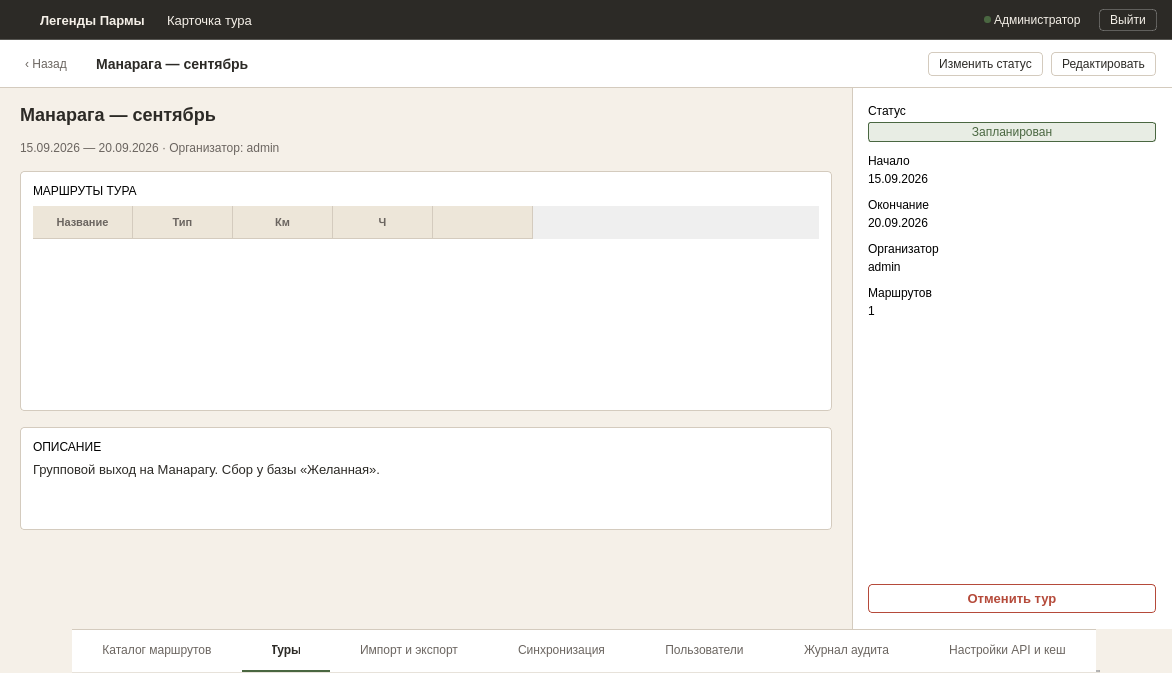
<?xml version="1.0" encoding="UTF-8"?>
<ui version="4.0">
 <class>MainWindow</class>
 <widget class="QMainWindow" name="MainWindow">
  <property name="geometry">
   <rect>
    <x>0</x>
    <y>0</y>
    <width>1172</width>
    <height>673</height>
   </rect>
  </property>
  <property name="windowTitle">
   <string>TourCardWindow</string>
  </property>
  <property name="styleSheet">
   <string notr="true">#centralwidget { background-color: #F5F0E8; }
#headerFrame { background-color: #2C2A26; border-bottom: 1px solid rgba(255,255,255,0.2); }
#headerFrame QLabel { color: #F5F0E8; border: none; }
#logout_btn { background-color: transparent; color: #F5F0E8; border: 1px solid rgba(255, 255, 255, 0.25); padding: 3px 10px; font-size: 12px; border-radius: 4px; }
#logout_btn:hover { background-color: rgba(255, 255, 255, 0.08); border: 1px solid rgba(255, 255, 255, 0.4); }
#logout_btn:pressed { background-color: rgba(255, 255, 255, 0.12); border: 1px solid rgba(255, 255, 255, 0.5); }
#logout_btn:focus { border: 1px dashed #F5F0E8; }

#toolbarFrame { background-color: #FFFFFF; border-bottom: 1px solid #D4CBBE; }
#btn_back { padding: 3px 9px; font-size: 12px; color: #6B6560; background: transparent; border: none; }
#btn_back:hover { background: #F5F0E8; color: #2C2A26; }
#lbl_toolbar_title { font-size: 14px; font-weight: 600; color: #2C2A26; margin-left: 8px; }
#btn_change_status, #btn_edit { background: #FFFFFF; color: #2C2A26; border: 1px solid #D4CBBE; padding: 4px 10px; font-size: 12px; border-radius: 4px; }
#btn_change_status:hover, #btn_edit:hover { background: #F5F0E8; border: 1px solid #4A6741; }

#leftPanel { background-color: #F5F0E8; }
#rightPanel { background-color: #FFFFFF; border-left: 1px solid #D4CBBE; }

#lbl_main_title { font-size: 18px; font-weight: 600; color: #2C2A26; }
#lbl_meta { font-size: 12px; color: #6B6560; }

#routesFrame, #descFrame { background-color: #FFFFFF; border: 1px solid #D4CBBE; border-radius: 4px; }
QLabel[styleClass="sectionTitle"] { font-size: 11px; font-weight: 600; color: #6B6560; margin-bottom: 8px; }
#lbl_desc_text { font-size: 13px; color: #2C2A26; }

QTableWidget { background-color: #FFFFFF; border: none; outline: none; gridline-color: #D4CBBE; }
QHeaderView::section { background-color: #EDE6D9; color: #6B6560; font-size: 11px; font-weight: 600; border: none; border-bottom: 1px solid #D4CBBE; border-right: 1px solid #D4CBBE; padding: 7px 10px; text-align: left; }
QTableWidget::item { border-bottom: 1px solid #D4CBBE; padding: 7px 10px; color: #2C2A26; font-size: 12px; }
QTableWidget::item:hover { background-color: #EDE6D9; }
QTableWidget::item:selected { background-color: #E8EDE4; color: #2C2A26; }
QTableWidget QPushButton { background-color: #FFFFFF; color: #2C2A26; border: 1px solid #D4CBBE; border-radius: 4px; padding: 3px 9px; font-size: 12px; }
QTableWidget QPushButton:hover { border: 1px solid #4A6741; background-color: #F5F0E8; }

QLabel[styleClass="statLabel"] { font-size: 11px; color: #6B6560; }
QLabel[styleClass="statValue"] { font-size: 13px; color: #2C2A26; }
#lbl_status_badge { font-size: 12px; color: #4A6741; background-color: #E8EDE4; border: 1px solid #4A6741; padding: 2px 8px; border-radius: 3px; }

#btn_cancel_tour { background-color: #FFFFFF; color: #B54A3A; border: 1px solid #B54A3A; padding: 6px 12px; font-size: 13px; border-radius: 4px; font-weight: 600; }
#btn_cancel_tour:hover { background-color: #F5E8E6; }

QTabWidget::panel { border: none; background-color: #FFFFFF; }
QTabBar { background-color: #FFFFFF; border: none; }
QTabBar::tab { height: 40px; background-color: #FFFFFF; color: #6B6560; font-size: 12px; font-weight: normal; padding: 0px 30px; border: none; border-bottom: 2px solid transparent; border-top: 1px solid #D4CBBE; text-align: center; }
QTabBar::tab:hover { color: #2C2A26; }
QTabBar::tab:selected { color: #2C2A26; font-weight: 600; border-bottom: 2px solid #4A6741; }</string>
  </property>
  <widget class="QWidget" name="centralwidget">
   <layout class="QVBoxLayout" name="verticalLayout">
    <property name="spacing"><number>0</number></property>
    <property name="leftMargin"><number>0</number></property>
    <property name="topMargin"><number>0</number></property>
    <property name="rightMargin"><number>0</number></property>
    <property name="bottomMargin"><number>0</number></property>

    <item>
     <widget class="QFrame" name="headerFrame">
      <property name="minimumSize"><size><width>0</width><height>40</height></size></property>
      <property name="maximumSize"><size><width>16777215</width><height>40</height></size></property>
      <layout class="QHBoxLayout" name="horizontalLayout">
       <property name="spacing"><number>0</number></property>
       <property name="leftMargin"><number>15</number></property>
       <property name="topMargin"><number>0</number></property>
       <property name="rightMargin"><number>15</number></property>
       <property name="bottomMargin"><number>0</number></property>
       <item>
        <widget class="QPushButton" name="logo">
         <property name="minimumSize"><size><width>22</width><height>22</height></size></property>
         <property name="maximumSize"><size><width>22</width><height>22</height></size></property>
         <property name="styleSheet"><string notr="true">QPushButton { background: transparent; margin-right: 12px; border: none; }</string></property>
         <property name="text"><string/></property>
         <property name="icon">
          <iconset resource="../qrc/login_res.qrc">
           <normaloff>:/login/icons/logo.png</normaloff>:/login/icons/logo.png</iconset>
         </property>
         <property name="iconSize"><size><width>18</width><height>18</height></size></property>
        </widget>
       </item>
       <item>
        <widget class="QLabel" name="name">
         <property name="styleSheet"><string notr="true">font-size: 13px; font-weight: bold; margin-right: 15px;</string></property>
         <property name="text"><string>Легенды Пармы</string></property>
        </widget>
       </item>
       <item>
        <widget class="QLabel" name="name_chart">
         <property name="styleSheet"><string notr="true">font-size: 13px; margin-right: 10px;</string></property>
         <property name="text"><string>Карточка тура</string></property>
        </widget>
       </item>
       <item>
        <spacer name="horizontalSpacer">
         <property name="orientation"><enum>Qt::Orientation::Horizontal</enum></property>
         <property name="sizeHint" stdset="0"><size><width>40</width><height>20</height></size></property>
        </spacer>
       </item>
       <item>
        <widget class="QLabel" name="status_lb">
         <property name="minimumSize"><size><width>7</width><height>7</height></size></property>
         <property name="maximumSize"><size><width>7</width><height>7</height></size></property>
         <property name="styleSheet"><string notr="true">background-color: #4A6741; border-radius: 3px; border: none;</string></property>
         <property name="text"><string/></property>
        </widget>
       </item>
       <item>
        <widget class="QLabel" name="role_lb">
         <property name="styleSheet"><string notr="true">font-size: 12px; margin-right: 15px;</string></property>
         <property name="text"><string>Администратор</string></property>
        </widget>
       </item>
       <item>
        <widget class="QPushButton" name="logout_btn">
         <property name="cursor"><cursorShape>PointingHandCursor</cursorShape></property>
         <property name="text"><string>Выйти</string></property>
        </widget>
       </item>
      </layout>
     </widget>
    </item>

    <item>
     <widget class="QFrame" name="toolbarFrame">
      <property name="minimumSize"><size><width>0</width><height>48</height></size></property>
      <property name="maximumSize"><size><width>16777215</width><height>48</height></size></property>
      <layout class="QHBoxLayout" name="toolbarLayout">
       <property name="spacing"><number>8</number></property>
       <property name="leftMargin"><number>16</number></property>
       <property name="topMargin"><number>0</number></property>
       <property name="rightMargin"><number>16</number></property>
       <property name="bottomMargin"><number>0</number></property>
       <item>
        <widget class="QPushButton" name="btn_back">
         <property name="cursor"><cursorShape>PointingHandCursor</cursorShape></property>
         <property name="text"><string>‹ Назад</string></property>
        </widget>
       </item>
       <item>
        <widget class="QLabel" name="lbl_toolbar_title">
         <property name="text"><string>Манарага — сентябрь</string></property>
        </widget>
       </item>
       <item>
        <spacer name="toolbarSpacer">
         <property name="orientation"><enum>Qt::Orientation::Horizontal</enum></property>
         <property name="sizeHint" stdset="0"><size><width>40</width><height>20</height></size></property>
        </spacer>
       </item>
       <item>
        <widget class="QPushButton" name="btn_change_status">
         <property name="cursor"><cursorShape>PointingHandCursor</cursorShape></property>
         <property name="text"><string>Изменить статус</string></property>
        </widget>
       </item>
       <item>
        <widget class="QPushButton" name="btn_edit">
         <property name="cursor"><cursorShape>PointingHandCursor</cursorShape></property>
         <property name="text"><string>Редактировать</string></property>
        </widget>
       </item>
      </layout>
     </widget>
    </item>

    <item>
     <widget class="QFrame" name="mainContentFrame">
      <property name="frameShape"><enum>QFrame::Shape::NoFrame</enum></property>
      <layout class="QHBoxLayout" name="mainContentLayout">
       <property name="spacing"><number>0</number></property>
       <property name="leftMargin"><number>0</number></property>
       <property name="topMargin"><number>0</number></property>
       <property name="rightMargin"><number>0</number></property>
       <property name="bottomMargin"><number>0</number></property>

       <item>
        <widget class="QFrame" name="leftPanel">
         <property name="sizePolicy"><sizepolicy hsizetype="Expanding" vsizetype="Preferred"><horstretch>1</horstretch><verstretch>0</verstretch></sizepolicy></property>
         <layout class="QVBoxLayout" name="leftLayout">
          <property name="spacing"><number>16</number></property>
          <property name="leftMargin"><number>20</number></property>
          <property name="topMargin"><number>16</number></property>
          <property name="rightMargin"><number>20</number></property>
          <property name="bottomMargin"><number>16</number></property>

          <item>
           <widget class="QLabel" name="lbl_main_title">
            <property name="text"><string>Манарага — сентябрь</string></property>
           </widget>
          </item>
          <item>
           <widget class="QLabel" name="lbl_meta">
            <property name="text"><string>15.09.2026 — 20.09.2026 · Организатор: admin</string></property>
           </widget>
          </item>

          <item>
           <widget class="QFrame" name="routesFrame">
            <layout class="QVBoxLayout" name="routesLayout">
             <property name="spacing"><number>8</number></property>
             <property name="leftMargin"><number>12</number></property>
             <property name="topMargin"><number>12</number></property>
             <property name="rightMargin"><number>12</number></property>
             <property name="bottomMargin"><number>12</number></property>
             <item>
              <widget class="QLabel" name="lbl_routes_section_title">
               <property name="styleClass" stdset="0"><string>sectionTitle</string></property>
               <property name="text"><string>МАРШРУТЫ ТУРА</string></property>
              </widget>
             </item>
             <item>
              <widget class="QTableWidget" name="routesTable">
               <property name="frameShape"><enum>QFrame::Shape::NoFrame</enum></property>
               <property name="showGrid"><bool>true</bool></property>
               <property name="selectionMode"><enum>QAbstractItemView::SelectionMode::NoSelection</enum></property>
               <attribute name="horizontalHeaderStretchLastSection"><bool>false</bool></attribute>
               <attribute name="verticalHeaderVisible"><bool>false</bool></attribute>
               <column><property name="text"><string>Название</string></property></column>
               <column><property name="text"><string>Тип</string></property></column>
               <column><property name="text"><string>Км</string></property></column>
               <column><property name="text"><string>Ч</string></property></column>
               <column><property name="text"><string/></property></column>
              </widget>
             </item>
            </layout>
           </widget>
          </item>

          <item>
           <widget class="QFrame" name="descFrame">
            <layout class="QVBoxLayout" name="descLayout">
             <property name="spacing"><number>8</number></property>
             <property name="leftMargin"><number>12</number></property>
             <property name="topMargin"><number>12</number></property>
             <property name="rightMargin"><number>12</number></property>
             <property name="bottomMargin"><number>12</number></property>
             <item>
              <widget class="QLabel" name="lbl_desc_section_title">
               <property name="styleClass" stdset="0"><string>sectionTitle</string></property>
               <property name="text"><string>ОПИСАНИЕ</string></property>
              </widget>
             </item>
             <item>
              <widget class="QLabel" name="lbl_desc_text">
               <property name="text"><string>Групповой выход на Манарагу. Сбор у базы «Желанная».</string></property>
               <property name="wordWrap"><bool>true</bool></property>
              </widget>
             </item>
             <item>
              <spacer name="descSpacer">
               <property name="orientation"><enum>Qt::Orientation::Vertical</enum></property>
               <property name="sizeHint" stdset="0"><size><width>20</width><height>40</height></size></property>
              </spacer>
             </item>
            </layout>
           </widget>
          </item>

          <item>
           <spacer name="leftBottomSpacer">
            <property name="orientation"><enum>Qt::Orientation::Vertical</enum></property>
            <property name="sizeHint" stdset="0"><size><width>20</width><height>40</height></size></property>
           </spacer>
          </item>
         </layout>
        </widget>
       </item>

       <item>
        <widget class="QFrame" name="rightPanel">
         <property name="minimumSize"><size><width>320</width><height>0</height></size></property>
         <property name="maximumSize"><size><width>320</width><height>16777215</height></size></property>
         <layout class="QVBoxLayout" name="rightLayout">
          <property name="spacing"><number>12</number></property>
          <property name="leftMargin"><number>16</number></property>
          <property name="topMargin"><number>16</number></property>
          <property name="rightMargin"><number>16</number></property>
          <property name="bottomMargin"><number>16</number></property>

          <item>
           <layout class="QVBoxLayout" name="statStatusLayout">
            <property name="spacing"><number>4</number></property>
            <item>
             <widget class="QLabel" name="lbl_stat_status_label">
              <property name="styleClass" stdset="0"><string>statLabel</string></property>
              <property name="text"><string>Статус</string></property>
             </widget>
            </item>
            <item>
             <widget class="QLabel" name="lbl_status_badge">
              <property name="text"><string>Запланирован</string></property>
              <property name="alignment"><set>Qt::AlignmentFlag::AlignCenter</set></property>
             </widget>
            </item>
           </layout>
          </item>

          <item>
           <layout class="QVBoxLayout" name="statStartLayout">
            <property name="spacing"><number>4</number></property>
            <item>
             <widget class="QLabel" name="lbl_stat_start_label">
              <property name="styleClass" stdset="0"><string>statLabel</string></property>
              <property name="text"><string>Начало</string></property>
             </widget>
            </item>
            <item>
             <widget class="QLabel" name="lbl_stat_start_value">
              <property name="styleClass" stdset="0"><string>statValue</string></property>
              <property name="text"><string>15.09.2026</string></property>
             </widget>
            </item>
           </layout>
          </item>

          <item>
           <layout class="QVBoxLayout" name="statEndLayout">
            <property name="spacing"><number>4</number></property>
            <item>
             <widget class="QLabel" name="lbl_stat_end_label">
              <property name="styleClass" stdset="0"><string>statLabel</string></property>
              <property name="text"><string>Окончание</string></property>
             </widget>
            </item>
            <item>
             <widget class="QLabel" name="lbl_stat_end_value">
              <property name="styleClass" stdset="0"><string>statValue</string></property>
              <property name="text"><string>20.09.2026</string></property>
             </widget>
            </item>
           </layout>
          </item>

          <item>
           <layout class="QVBoxLayout" name="statOrgLayout">
            <property name="spacing"><number>4</number></property>
            <item>
             <widget class="QLabel" name="lbl_stat_org_label">
              <property name="styleClass" stdset="0"><string>statLabel</string></property>
              <property name="text"><string>Организатор</string></property>
             </widget>
            </item>
            <item>
             <widget class="QLabel" name="lbl_stat_org_value">
              <property name="styleClass" stdset="0"><string>statValue</string></property>
              <property name="text"><string>admin</string></property>
             </widget>
            </item>
           </layout>
          </item>

          <item>
           <layout class="QVBoxLayout" name="statCountLayout">
            <property name="spacing"><number>4</number></property>
            <item>
             <widget class="QLabel" name="lbl_stat_count_label">
              <property name="styleClass" stdset="0"><string>statLabel</string></property>
              <property name="text"><string>Маршрутов</string></property>
             </widget>
            </item>
            <item>
             <widget class="QLabel" name="lbl_stat_count_value">
              <property name="styleClass" stdset="0"><string>statValue</string></property>
              <property name="text"><string>1</string></property>
             </widget>
            </item>
           </layout>
          </item>

          <item>
           <spacer name="rightSpacer">
            <property name="orientation"><enum>Qt::Orientation::Vertical</enum></property>
            <property name="sizeHint" stdset="0"><size><width>20</width><height>40</height></size></property>
           </spacer>
          </item>

          <item>
           <widget class="QPushButton" name="btn_cancel_tour">
            <property name="cursor"><cursorShape>PointingHandCursor</cursorShape></property>
            <property name="text"><string>Отменить тур</string></property>
           </widget>
          </item>

         </layout>
        </widget>
       </item>

      </layout>
     </widget>
    </item>

    <item alignment="Qt::AlignmentFlag::AlignHCenter">
     <widget class="QTabWidget" name="tabWidget">
      <property name="sizePolicy"><sizepolicy hsizetype="Expanding" vsizetype="Fixed"><horstretch>1</horstretch><verstretch>0</verstretch></sizepolicy></property>
      <property name="minimumSize"><size><width>0</width><height>44</height></size></property>
      <property name="maximumSize"><size><width>16777215</width><height>44</height></size></property>
      <property name="tabPosition"><enum>QTabWidget::TabPosition::North</enum></property>
      <property name="currentIndex"><number>1</number></property>
      <property name="usesScrollButtons"><bool>false</bool></property>
      <property name="tabsClosable"><bool>false</bool></property>
      <property name="drawBase" stdset="0"><bool>false</bool></property>
      <widget class="QWidget" name="tab_8"><attribute name="title"><string>Каталог маршрутов</string></attribute></widget>
      <widget class="QWidget" name="tab_9"><attribute name="title"><string>Туры</string></attribute></widget>
      <widget class="QWidget" name="tab_10"><attribute name="title"><string>Импорт и экспорт</string></attribute></widget>
      <widget class="QWidget" name="tab_11"><attribute name="title"><string>Синхронизация</string></attribute></widget>
      <widget class="QWidget" name="tab_12"><attribute name="title"><string>Пользователи</string></attribute></widget>
      <widget class="QWidget" name="tab_13"><attribute name="title"><string>Журнал аудита</string></attribute></widget>
      <widget class="QWidget" name="tab_14"><attribute name="title"><string>Настройки API и кеш</string></attribute></widget>
     </widget>
    </item>

   </layout>
  </widget>
 </widget>
 <resources>
  <include location="../qrc/login_res.qrc"/>
 </resources>
 <connections/>
</ui>
